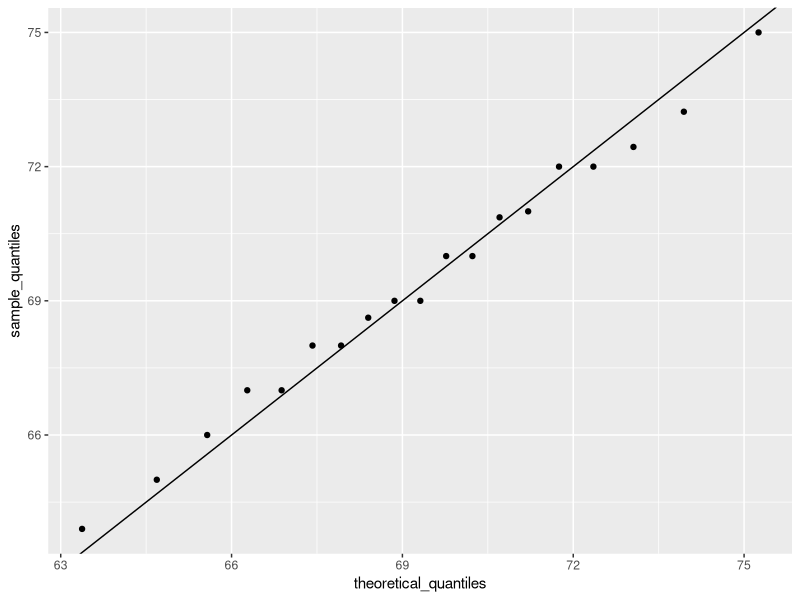
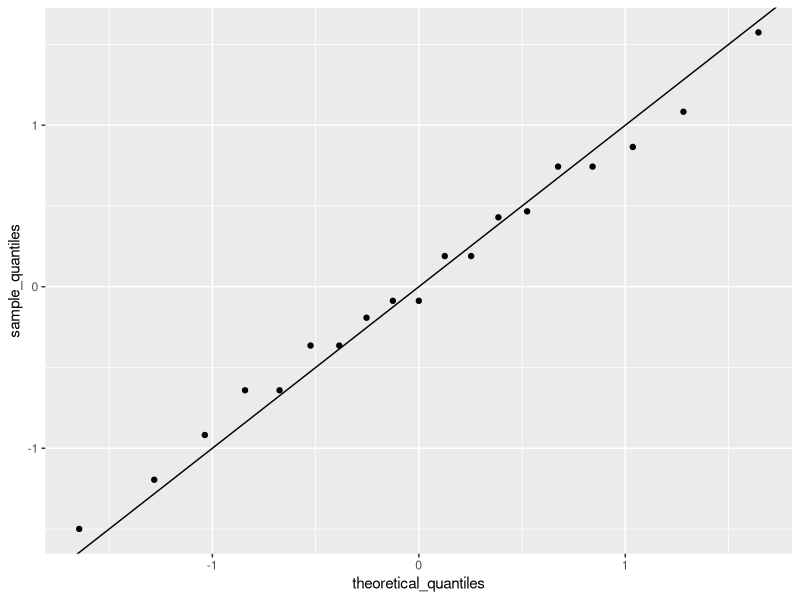
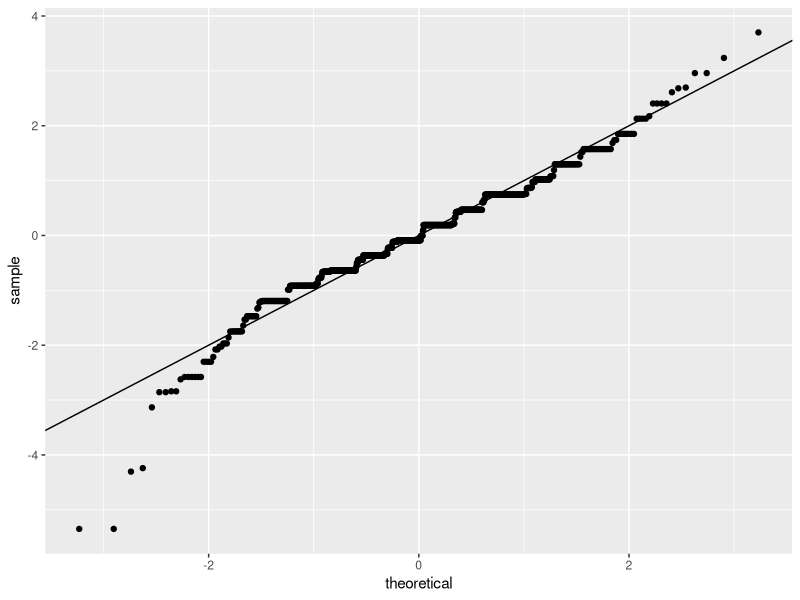

These charts were generated, in order, by the following R code:
library(tidyverse)
library(dslabs)
data(heights)

index <- heights$sex == "Male"
x <- heights$height[index]

m <- mean(x)
s <- sd(x)
c(average = m, sd = s)

z <- scale(x)

mean(abs(z) < 2)

q <- qnorm(0.975, m, s)
mean(x<=q)

#QQ-plot:
p <- seq(0.05, 0.95, 0.05)
sample_quantiles <- quantile(x, p)
theoretical_quantiles <- qnorm(p, mean = mean(x), sd = sd(x))
qplot(theoretical_quantiles, sample_quantiles) + geom_abline()

#the code that is produce using standard units:
sample_quantiles <- quantile(z, p)
theoretical_quantiles <- qnorm(p) 
qplot(theoretical_quantiles, sample_quantiles) + geom_abline()

#exp. with ggplot2:
heights %>% filter(sex == "Male") %>%
  ggplot(aes(sample = scale(height))) + 
  geom_qq() +
  geom_abline()
